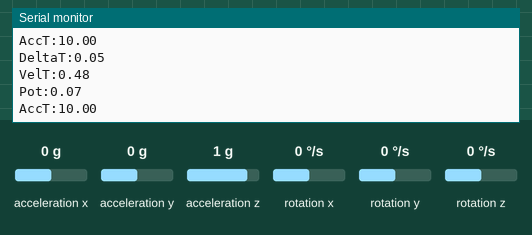
This sketch was run on a simulated Arduino Uno, built with avr-gcc and run on an emulated ATmega328P. Parts: the last lines printed to the serial monitor. The inputs (shaded band) are chosen by the test bench; at power-on: acceleration z 1 g, acceleration x 0 g, acceleration y 0 g, rotation x 0 °/s, rotation y 0 °/s, rotation z 0 °/s.

Above: at 4.2 s.
4.3 s: acceleration z set to -0.8 g
At 4.9 s:
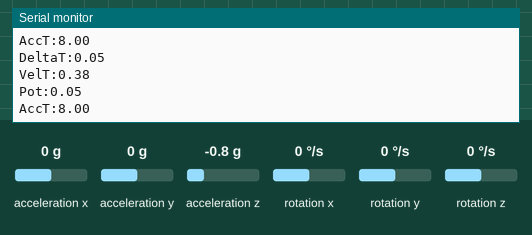
7.3 s: acceleration x set to -1.4 g
At 8.4 s:
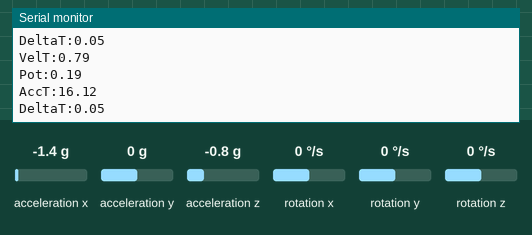
8.8 s: acceleration x set to 0 g
At 9.9 s:
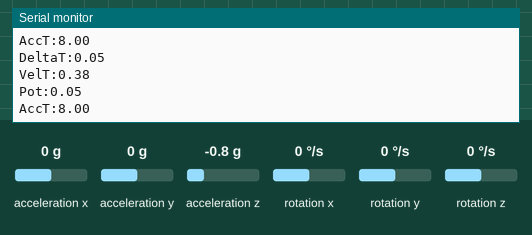
11.8 s: acceleration y set to -1.4 g
At 12.7 s:
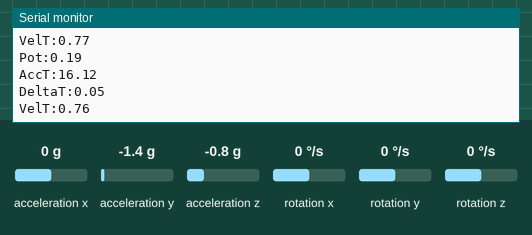
20.8 s: acceleration y set to 0 g
At 21.5 s:
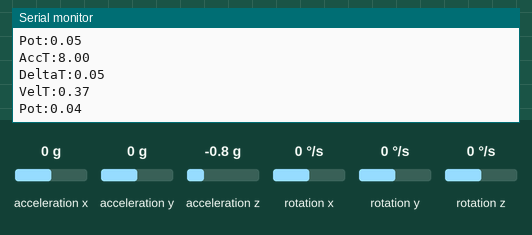
Timing chart, 0 to 23.8 s (numbered marks = the images above; inputs shaded):
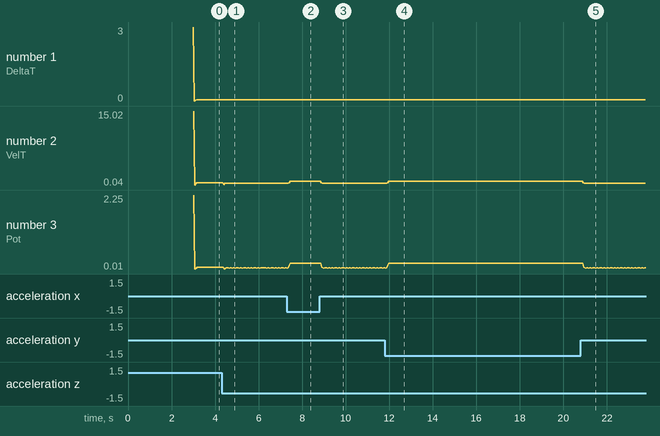

Measured:
- after the input at 4.3 s, the serial monitor: prints a new line after 0.11 s (image 1)
- after the input at 7.3 s, the serial monitor: prints a new line after 0.10 s (image 2)
- after the input at 8.8 s, the serial monitor: prints a new line after 0.08 s (image 3)
- after the input at 11.8 s, the serial monitor: prints a new line after 0.13 s (image 4)
- after the input at 20.8 s, the serial monitor: prints a new line after 0.12 s (image 5)
- plotted number 1: 0.05 → 0 after the input at 20.8 s
- plotted number 2: 0.49 → 0.38 after the input at 4.3 s, 0.38 → 0.79 after the input at 7.3 s, 0.38 → 0.79 after the input at 11.8 s, 0.79 → 0.38 after the input at 20.8 s
- plotted number 3: 0.05 → 0.19 after the input at 7.3 s

The sketch:

DMIF2.0PotenciaCineticaPico.ino
```cpp
#include <MPU6050_tockn.h>
#include <Wire.h>

#define sda A4
#define scl A5

MPU6050 mpu6050(Wire);

bool pico(float input){
  static float inputAnt = 0.0;
  static bool state, stateAnt;

  if(inputAnt < input){
    state = true;
  }else if(inputAnt > input){
    state = false;
  }

  if(state != stateAnt){
    return true;
  }else{
    return false;
  }
}

//Mede a asceleração e o tempo entre as medidas
void updateAscelTime(float (&Ascel)[3], double &DeltaT){
  static unsigned long timeAtu, timeAnt = 0;//Variáveis para cálculo de DeltaT
  mpu6050.update();//Obtém as leituras do senssor
  //Calcula o tempo entre a medição atual e a anterior
  timeAtu = millis();
  DeltaT = (double)(timeAtu - timeAnt) / 1000;
  timeAnt = timeAtu;
  //Faz uma correção preliminar removendo a constante gravitacional com base nos ângulos.
  Ascel[0] = mpu6050.getAccX() * 10;
  Ascel[1] = mpu6050.getAccY() * 10;
  Ascel[2] = mpu6050.getAccZ() * 10;
}

void setup() {
  pinMode(sda,INPUT);
  pinMode(scl,INPUT);
  Serial.begin(9600);
  Wire.begin();
  mpu6050.begin();
  mpu6050.calcGyroOffsets(true);
  mpu6050.update();
}

void loop() {
  //Array para a leitura da asceleração
  static float ascel[3];

  //Variáveis integração
  static float v[3] = {0,0,0};//Armazenam a velocidade nos tres eixos
  static double deltaT;//Armazena o tempo entre a medida atual e a anterior
  static float ascelA[3] = {0,0,0};

  //Variáveis do calculo da potência de impacto:
  static float P, A, V, m = 0.015;

  updateAscelTime(ascel, deltaT);

  for(int i=0; i<3; i++){
    v[i] += deltaT * (ascel[i] + ascelA[i]) / 2;
    ascelA[i] = ascel[i];
  }
  Serial.print("DeltaT:");
  Serial.println(deltaT);
/*
  Serial.print("VelX:");
  Serial.println(v[0]);
  Serial.print("VelY:");
  Serial.println(v[1]);
  Serial.print("VelZ:");
  Serial.println(v[2]);
*/
  A = sqrt(pow(ascel[0],2)+pow(ascel[1],2)+pow(ascel[2],2));//Calcula a asceleração total com pitágoras

  if(pico(A)){
    V = sqrt(pow(v[0],2)+pow(v[1],2)+pow(v[2],2));//Calcula a velocidade total com pitágoras
    Serial.print("VelT:");
    Serial.println(V);
    for(int i=0; i<3; i++){v[i] = 0;}
    P = m * A * V;//Calcula a potência cinética
  }

  //Aqui tem que  implementar toda a mecânica do alarme.

  //Debug:
  Serial.print("Pot:");
  Serial.println(P);
/*
  Serial.print("AccX:");
  Serial.println(ascel[0]);
  Serial.print("AccY:");
  Serial.println(ascel[1]);
  Serial.print("AccZ:");
  Serial.println(ascel[2]);
  */
  Serial.print("AccT:");
  Serial.println(A);

}
```
